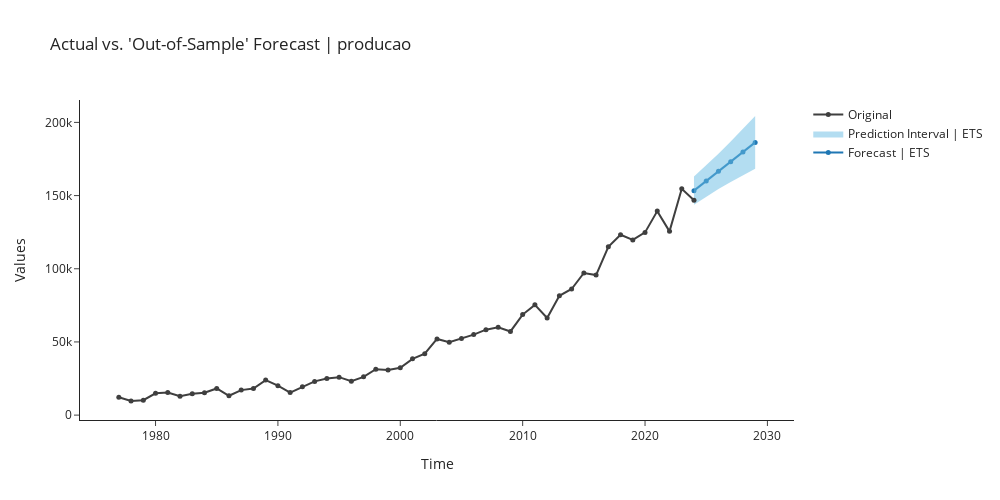

The cell this chart's notebook holds for it:
### Markdown cell above
## ets

### Code cell
ets = exp.create_model('ets')
exp.plot_model(plot = 'decomp', 
               data_kwargs = {'type' : 'multiplicative'},
               fig_kwargs = {"height":500,"width":1000,"template": "simple_white","hoverinfo":"none","big_data_threshold":50})
exp.plot_model(estimator = ets, plot = 'forecast', 
               data_kwargs = {'fh' : 6},
               fig_kwargs = {"height":500,"width":1000,"template": "simple_white","hoverinfo":"none","big_data_threshold":50})

### Figure 1 — Plotly figure (JSON) as saved in the notebook; plotly's stock layout.template omitted (floating-point values rounded to 4 significant figures)
{"data": [{"line": {"color": "#1f77b4"}, "marker": {"size": 5}, "mode": "lines+markers", "name": "Forecast | ETS", "showlegend": true, "type": "scatter", "x": [2024, 2025, 2026, 2027, 2028, 2029], "y": [153400.0, 160000.0, 166600.0, 173100.0, 179700.0, 186300.0]}, {"line": {"width": 0}, "marker": {"color": "#68BBE3"}, "mode": "lines", "name": "Lower Interval", "showlegend": false, "type": "scatter", "x": [2024, 2025, 2026, 2027, 2028, 2029], "y": [143800.0, 149300.0, 154400.0, 159300.0, 163900.0, 168300.0]}, {"fill": "tonexty", "fillcolor": "rgba(104,187,227,0.5)", "line": {"width": 0}, "marker": {"color": "#68BBE3"}, "mode": "lines", "name": "Prediction Interval | ETS", "showlegend": true, "type": "scatter", "x": [2024, 2025, 2026, 2027, 2028, 2029], "y": [163000.0, 170700.0, 178700.0, 187000.0, 195600.0, 204400.0]}, {"marker": {"color": "#3f3f3f", "size": 5}, "mode": "lines+markers", "name": "Original", "showlegend": true, "type": "scatter", "x": [1977, 1978, 1979, 1980, 1981, 1982, 1983, 1984, 1985, 1986, 1987, 1988, 1989, 1990, 1991, 1992, 1993, 1994, 1995, 1996, 1997, 1998, 1999, 2000, 2001, 2002, 2003, 2004, 2005, 2006, 2007, 2008, 2009, 2010, 2011, 2012, 2013, 2014, 2015, 2016, 2017, 2018, 2019, 2020, 2021, 2022, 2023, 2024], "y": [12145, 9726, 10200, 14890.0, 15480.0, 12890.0, 14530.0, 15340.0, 18210.0, 13210.0, 17070.0, 18127, 23930.0, 20100.0, 15390.0, 19420.0, 23040.0, 25060.0, 25930.0, 23190.0, 26160, 31370.0, 30765, 32340.0, 38430.0, 41920.0, 52020.0, 49790.0, 52300.0, 55030.0, 58390.0, 60020.0, 57170.0, 68690.0, 75320.0, 66383, 81500.0, 86170.0, 97094, 95700.0, 115000.0, 123300.0, 119700.0, 124800.0, 139400.0, 125500.0, 154600.0, 146900.0]}], "layout": {"autosize": false, "height": 500, "showlegend": true, "title": {"text": "Actual vs. 'Out-of-Sample' Forecast | producao"}, "width": 1000, "xaxis": {"title": {"text": "Time"}}, "yaxis": {"title": {"text": "Values"}}}}
